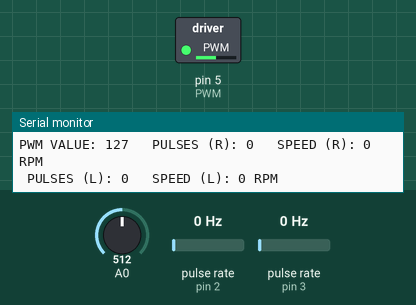
This sketch was run on a simulated Arduino Uno, built with avr-gcc and run on an emulated ATmega328P. Shown: switched loads named in the sketch (green lamp = pin HIGH), the last lines printed to the serial monitor. Wiring (inferred from the names in the program): 2 × pulse sensor: data pin 2 / data pin 3. Inputs (shaded band) come from the test bench; at power-on: A0 = 512, pulse rate (sensors on pin 2, pin 3) 0 Hz.

Above: at 1.2 s.
1.3 s: A0 set to 716
At 1.7 s:
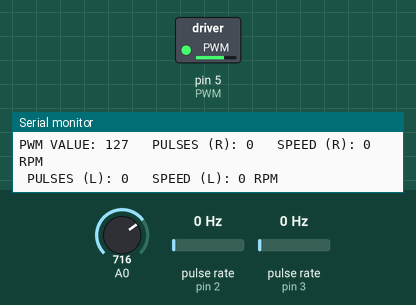
2.8 s: A0 set to 900
At 4.0 s:
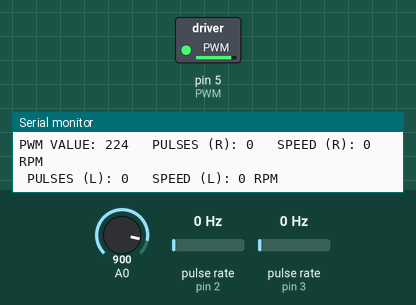
4.3 s: A0 set to 122
At 5.2 s:
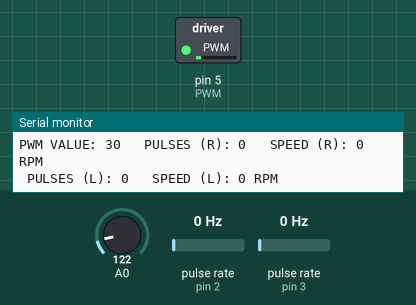
5.8 s: A0 set to 0
At 6.3 s:
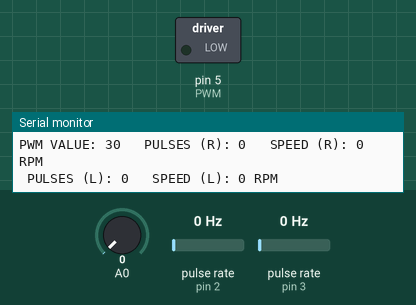
7.3 s: A0 set to 3
8.8 s: A0 set to 6
At 9.8 s:
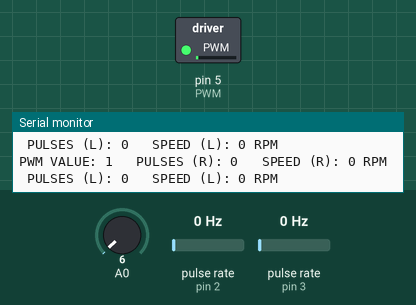
Timing chart, 0 to 11.3 s (numbered marks = the images above; inputs shaded):
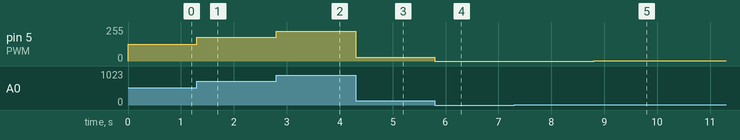

The sketch:

TWagon_MovementTest.ino
```cpp
 /*
Based off of examples from https://dronebotworkshop.com/rotary-encoders-arduino/ and http://www.hessmer.org/blog/2013/12/28/ibt-2-h-bridge-with-arduino/
Setup:
// Connection to Arduino:
// Pin 3 to encoder output A
// Pin 5 is PWM output
// A0 to a potentiometer

// Connection to the Motor Driver board:
// RPWM to Arduino pin 5(PWM)
// LPWM to Arduino pin 6(PWM) (I'm not sending anything to this though)
// R_EN, L_EN, VCC to Arduino 5V pin
// GND to Arduino GND
// R_IS and L_IS not connected
*/

// Motor encoder output pulse per rotation
#define ENC_COUNT_REV 24 //might be wrong

// RPWM connected to pin 5
#define PWM 5

// encoder in to pin 3 (for interrupts)(left wheel)
#define ENC_IN_R 3

//encoder in to pin 2 (for interrupts) (right wheel)
#define ENC_IN_L 2

// Pulse count from encoder R (left wheel)
volatile long encoderValueR = 0;

// Pulse count from encoder L
volatile long encoderValueL = 0;

// One-second interval for measurements
int interval = 1000;

// Counters for milliseconds during interval
long previousMillis = 0;
long currentMillis = 0;

// Variable for RPM measuerment R
int rpmR = 0;

// Variable for RPM measurement L
int rpmL = 0;

// Variable for PWM motor speed output
int motorPwm = 0;

void setup()
{
  // Setup Serial Monitor
  Serial.begin(9600);

  // Set encoder as input with internal pullup
  pinMode(3, INPUT_PULLUP);

  pinMode(2, INPUT_PULLUP);
  // Set PWM pin 5 as output
  pinMode(PWM, OUTPUT);

  // Attach interrupt
  attachInterrupt(digitalPinToInterrupt(ENC_IN_R), updateEncoderR, RISING);
  attachInterrupt(digitalPinToInterrupt(ENC_IN_L), updateEncoderL, RISING);

  // Setup initial values for timer
  previousMillis = millis();
}

void loop()
{

    // Control motor with potentiometer
    motorPwm = map(analogRead(A0), 0, 1023, 0, 255);

    // Write PWM to controller
    analogWrite(PWM, motorPwm);

    // Update RPM value every second
    currentMillis = millis();
    if (currentMillis - previousMillis > interval) {
    previousMillis = currentMillis;


    // Calculate RPM R
    rpmR = (float)(encoderValueR/ ENC_COUNT_REV);

    // Calculate RPM L
    rpmL = (float)(encoderValueL/ ENC_COUNT_REV);

    // Only update display when there is a reading
    if (motorPwm > 0 || rpmR > 0) {
      Serial.print("PWM VALUE: "); //value from pot mapped to PWM
      Serial.print(motorPwm);
      Serial.print('\t');
      Serial.print(" PULSES (R): ");
      Serial.print(encoderValueR);
      Serial.print('\t');
      Serial.print(" SPEED (R): ");
      Serial.print(rpmR);
      Serial.println(" RPM");

      Serial.print(" PULSES (L): ");
      Serial.print(encoderValueL);
      Serial.print('\t');
      Serial.print(" SPEED (L): ");
      Serial.print(rpmL);
      Serial.println(" RPM");
    }

    encoderValueR = 0;
    encoderValueL = 0;
  }
}

void updateEncoderR()
{
  // Increment value for each pulse from encoder
  encoderValueR++;
}
void updateEncoderL()
{
  encoderValueL++;
}
```

Measured:
- after the input at 1.3 s, pin 5 (PWM): 127/255 → 178/255 at once
- after the input at 2.8 s, pin 5 (PWM): 178/255 → 224/255 at once
- after the input at 4.3 s, pin 5 (PWM): 224/255 → 30/255 at once
- after the input at 5.8 s, pin 5 (PWM): 30/255 → 0/255 at once
- after the input at 7.3 s, every drawn part: stays the same
- after the input at 8.8 s, pin 5 (PWM): 0/255 → 1/255 at once
